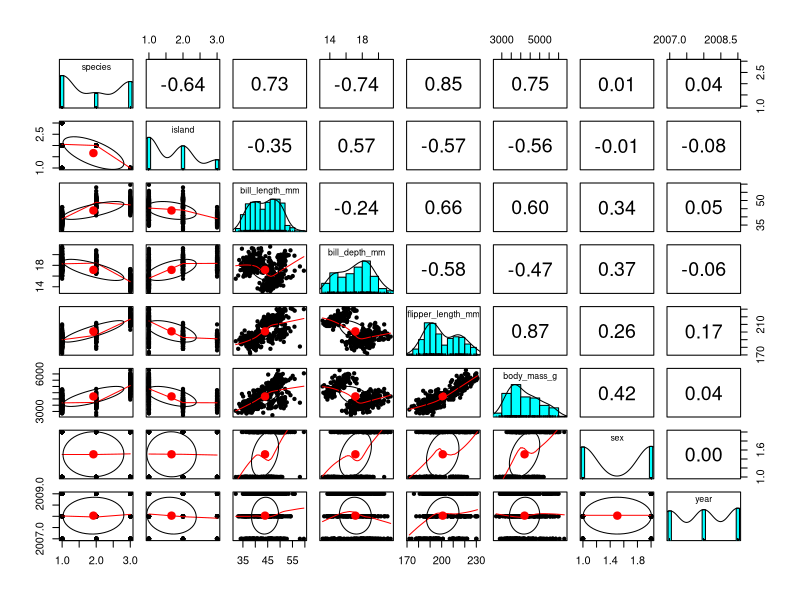
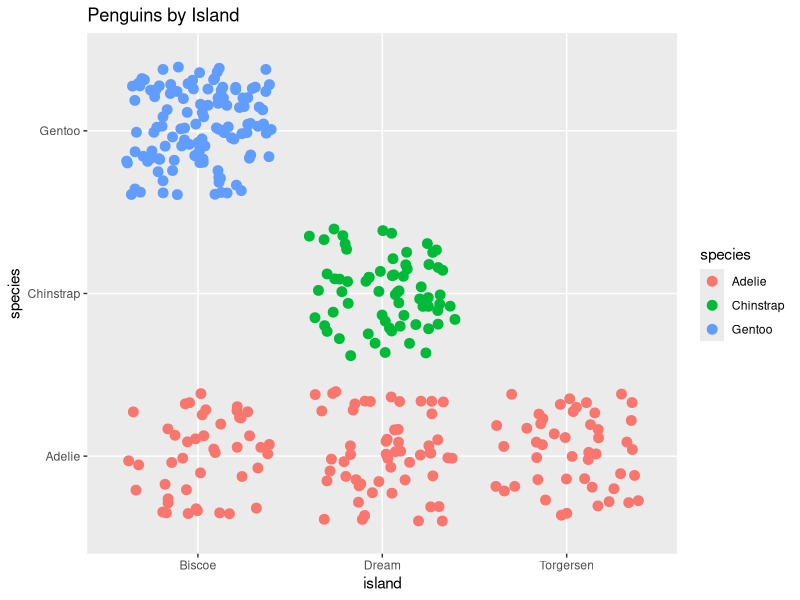

Here is the R script that generated these plots, in order:
## ---- chunk 1
knitr::opts_chunk$set(echo = TRUE,message = F,warning = F)
## ---- chunk 2
set.seed(1234)#for producing same results
x=rnorm(10);
x
## ---- chunk 3
x>0
## ---- chunk 4
chavec=c("one","two","three","four","five","six","seven","eight","nine","ten")
length(chavec)
## ---- chunk 5
facvec=as.factor(c(rep("male",3),rep("female",4),rep("both",3)))
levels(facvec)
## ---- chunk 6
dt=data.frame(x=x,charve=chavec,facvec=facvec)
mean(dt$x)
## ---- chunk 7
library(dplyr) # data cleaning package
library(corrplot) # for correlation plot
library(GGally) #
library(psych)
data("penguins", package = "palmerpenguins")#reading in the required data
df=penguins#assigning a new name to it
cat("The data has",dim(df)[1],"rows","and",dim(df)[2],"columns")
colnames(df)#it gives the columns names
#Summary stats
summary(penguins)
#plots
psych::pairs.panels(penguins)
## ---- chunk 8
penguins <- penguins %>% filter(sex == 'male' | sex == 'female')
summary(penguins)
## ---- chunk 9
penguins %>% group_by(species) %>% tally()
## ---- chunk 10
penguins %>%group_by(species) %>% summarise_if(is.numeric, funs(mean,median)) %>% knitr::kable()
## ---- chunk 11
table(penguins$species, penguins$island)
chisq.test(table(penguins$species, penguins$island)) # meaningful difference
ggplot(penguins, aes(x = island, y = species, color = species)) +
  geom_jitter(size = 3)  +ggtitle('Penguins by Island')
